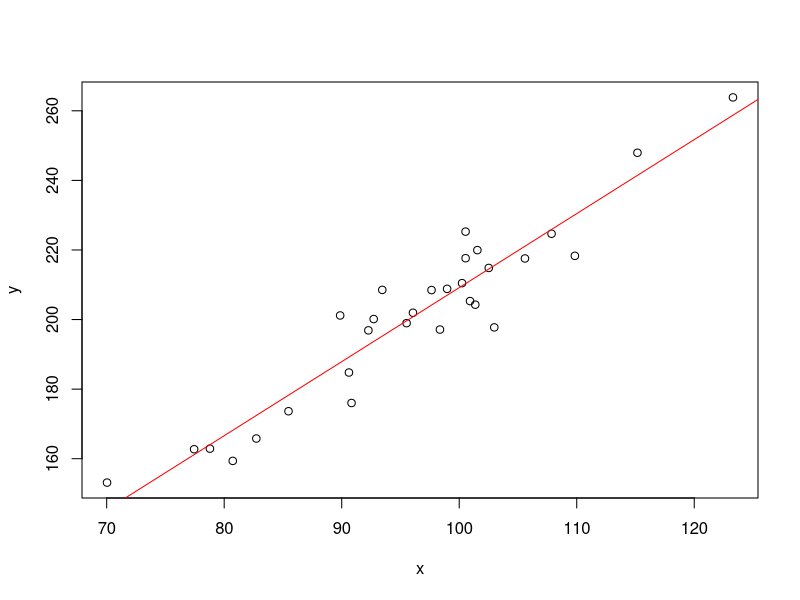
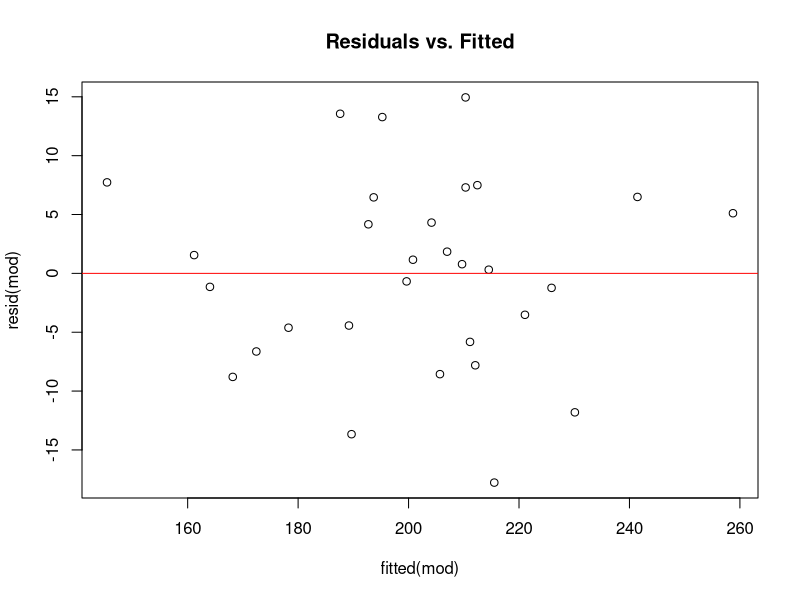
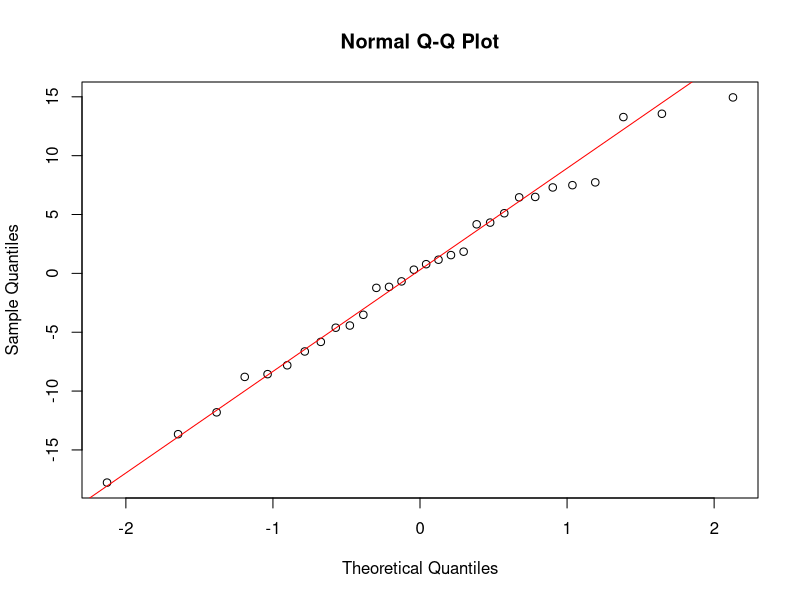
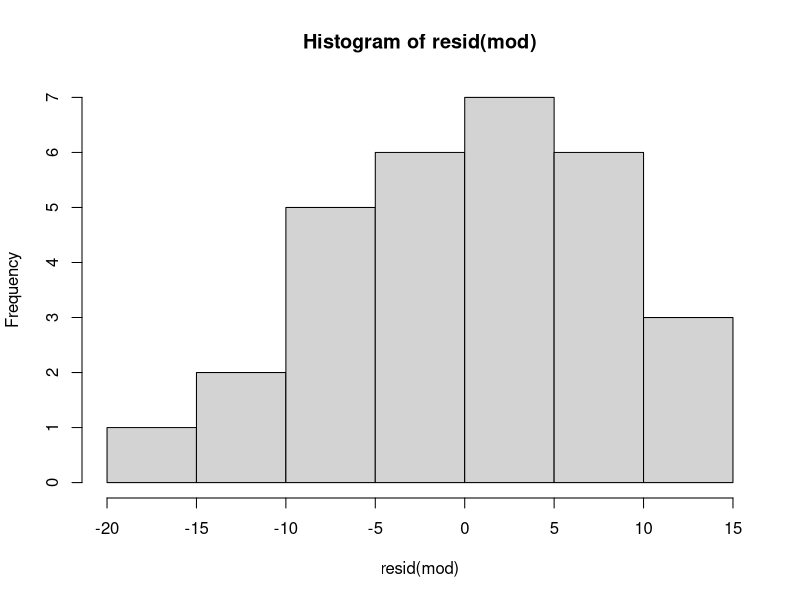
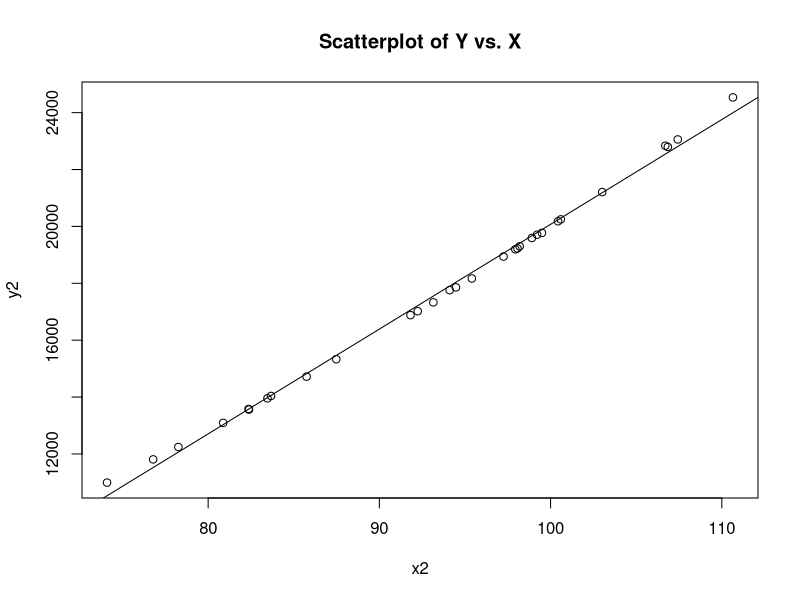
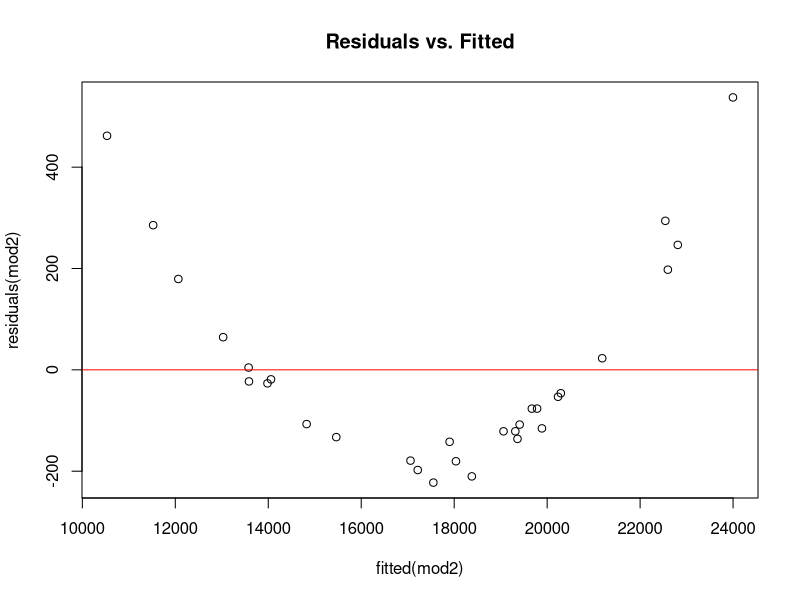
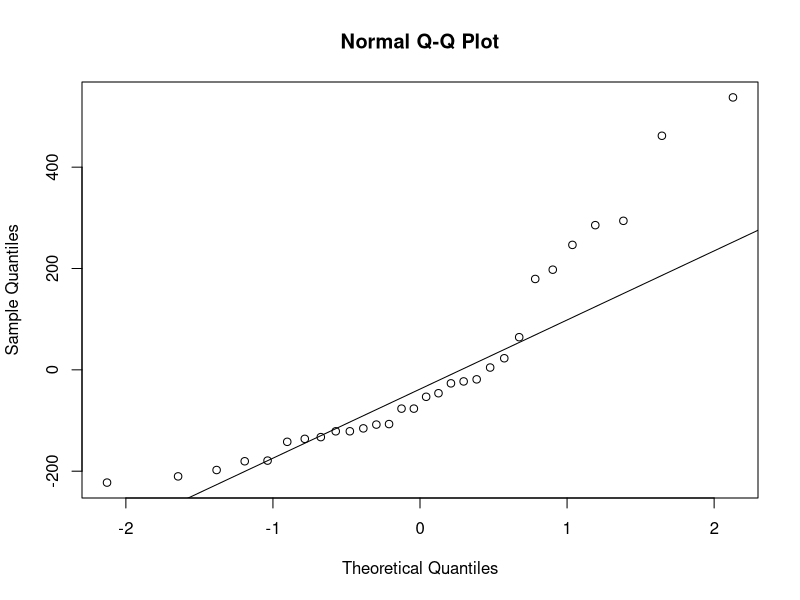
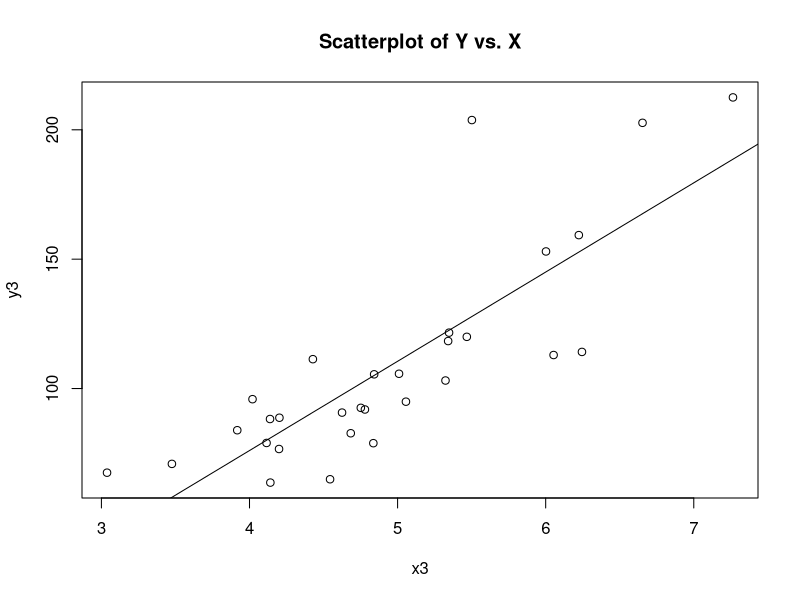

Generate these figures, in order, with R:
###
### Simulated Data - Residual Plot Patterns
###

####
## Simple linear regression model (all assumptions met)
x <- rnorm(30, mean = 95, sd = 10)
e <- rnorm(30, mean = 0, sd = 7)
y <- 10 + 2*x + e

# Scatterplot and LS regression line
plot(x, y)
mod <- lm(y ~ x)
abline(mod, col = "red")

# Residuals vs. fitted
plot(resid(mod) ~ fitted(mod), main = "Residuals vs. Fitted")  ## Could also use resid(mod)
abline(h = 0, col = "red")   ## Add horizontal line at y = 0

# Check Normality Assumption
qqnorm(resid(mod))
qqline(resid(mod), col = "red")

hist(resid(mod))

####
## Linearity violation
x2 <- rnorm(30, mean = 95, sd = 10)
e2 <- rnorm(30, mean = 0, sd = 30)
y2 <- 10 + 2*x2^2 + e2

# Scatterplot and LS regression line
plot(x2, y2, main = "Scatterplot of Y vs. X")
mod2 <- lm(y2 ~ x2)
abline(lm(y2 ~ x2))

# Residuals vs. fitted
# Checking constant variance: look at variability around the curve
plot(residuals(mod2) ~ fitted(mod2), main = "Residuals vs. Fitted")  
abline(h = 0, col = "red")  

# Normal probability plot of residuals
qqnorm(resid(mod2))
qqline(resid(mod2))

####
## Constant variance violation
x3 <- rnorm(30, mean = 5, sd = 1)
e3 <- rnorm(30, mean = 0, sd = x3^2)
y3 <- 5 + 20*x3 + e3

# Scatterplot and LS regression line
plot(x3, y3, main = "Scatterplot of Y vs. X")
mod3 <- lm(y3 ~ x3)
abline(lm(y3 ~ x3))

# Residuals vs. fitted
plot(residuals(mod3) ~ fitted(mod3), main = "Residuals vs. Fitted")  
abline(h = 0, col = "red")  

# Normal probability plot of residuals
qqnorm(resid(mod3))
qqline(resid(mod3))


####
## Normality violation
x4 <- rnorm(30, mean = 10, sd = 1)
e4 <- rt(30, df = 1)  ## Cauchy distribution (t-distribution with 1 df)
y4 <- 10 + 2*x4 + e4

# Scatterplot and LS regression line
plot(x4, y4)
mod4 <- lm(y4 ~ x4)
abline(lm(y4 ~ x4))

# Residuals vs. fitted
plot(residuals(mod4) ~ fitted(mod4), main = "Residuals vs. Fitted") 
abline(h = 0)   ## Add horizontal line at y = 0

# Normal probability plot of residuals
qqnorm(resid(mod4))
qqline(resid(mod4))
